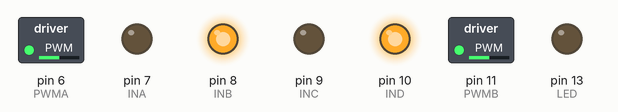
The sketch below on a simulated Arduino Uno, built with avr-gcc and run on an emulated ATmega328P. Parts: switched loads named in the sketch (green lamp = pin HIGH), output pins drawn as LEDs (lit = HIGH).

Above: at 0.1 s.
Timing chart, 0 to 1.6 s (numbered marks = the images above):
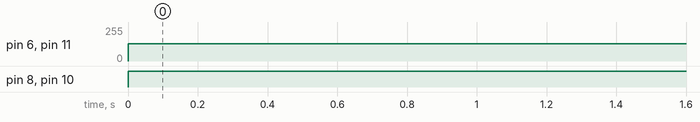

Measured:
- by itself, pin 6 (PWMA), pin 11 (PWMB): 0/255 → 128/255 at 0.00 s
- by itself, pin 8 (INB), pin 10 (IND): LOW → HIGH at 0.00 s

The sketch:

pegasusv01Beta.ino
```cpp
// Declaración de variables
int PWMA = 6;
int INA = 7;
int INB = 8;
int INC = 9;
int IND = 10;
int PWMB = 11;
int LED = 13;

void setup() {
  // put your setup code here, to run once:
  pinMode(INA, OUTPUT);
  pinMode(INB, OUTPUT);
  pinMode(INC, OUTPUT);
  pinMode(IND, OUTPUT);
  pinMode(PWMA, OUTPUT);
  pinMode(PWMB, OUTPUT);
  pinMode(LED, OUTPUT);
}

void loop() {
  // put your main code here, to run repeatedly:
  // Motor Derecha
  digitalWrite(INA, LOW);
  digitalWrite(INB, HIGH);
  analogWrite(PWMA, 128);

  // Motor Izquierda
  digitalWrite(INC, LOW);
  digitalWrite(IND, HIGH);
  analogWrite(PWMB, 128);

//  digitalWrite(LED, HIGH);
//  delay(500);
//  digitalWrite(LED, LOW);
//  delay(500);
}
```
